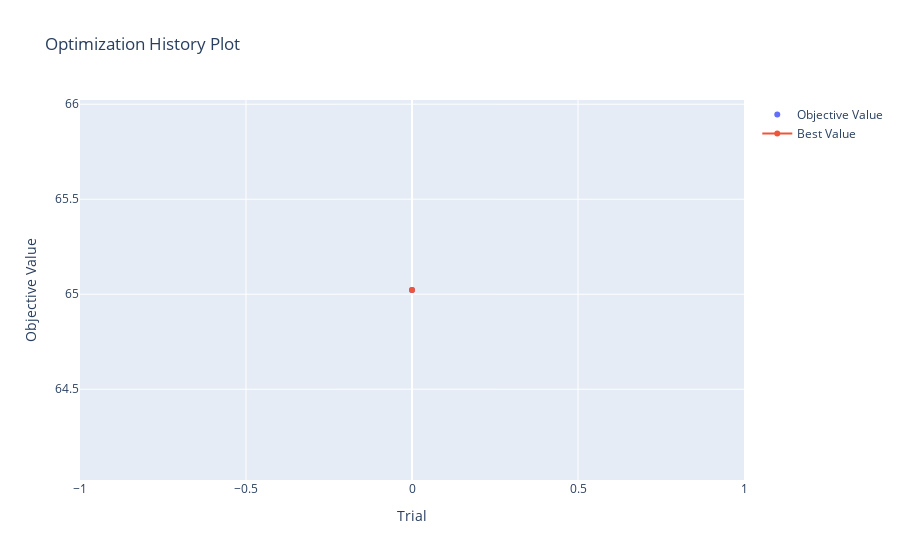

The cell this chart's notebook holds for it:
### Code cell
optuna.visualization.plot_optimization_history(study)

### Figure 1 — Plotly figure (JSON) as saved in the notebook; plotly's stock layout.template omitted (floating-point values rounded to 4 significant figures)
{"data": [{"mode": "markers", "name": "Objective Value", "type": "scatter", "x": [0], "y": [65.02]}, {"name": "Best Value", "type": "scatter", "x": [0], "y": [65.02]}], "layout": {"title": {"text": "Optimization History Plot"}, "xaxis": {"title": {"text": "Trial"}}, "yaxis": {"title": {"text": "Objective Value"}}}}
